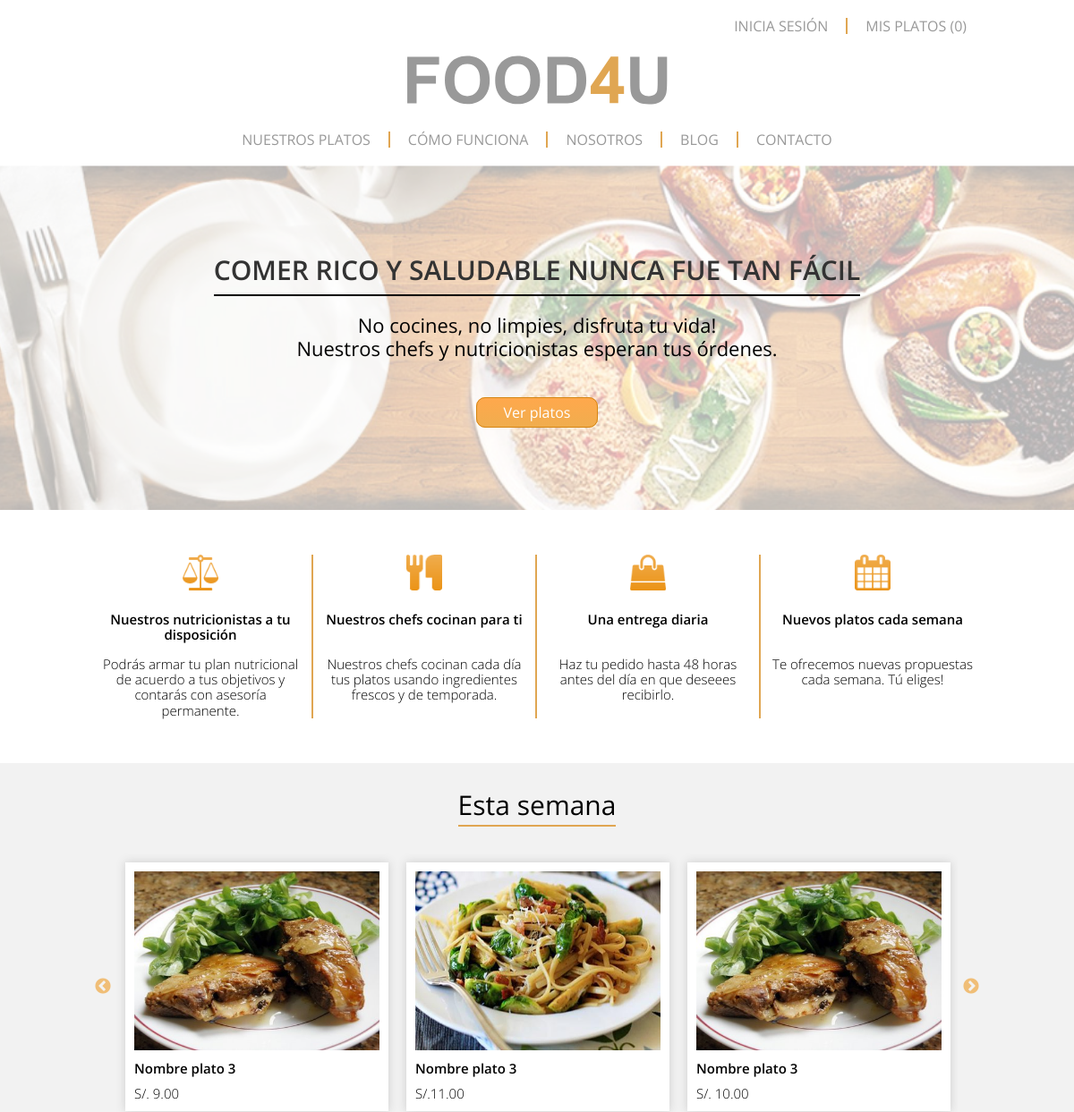
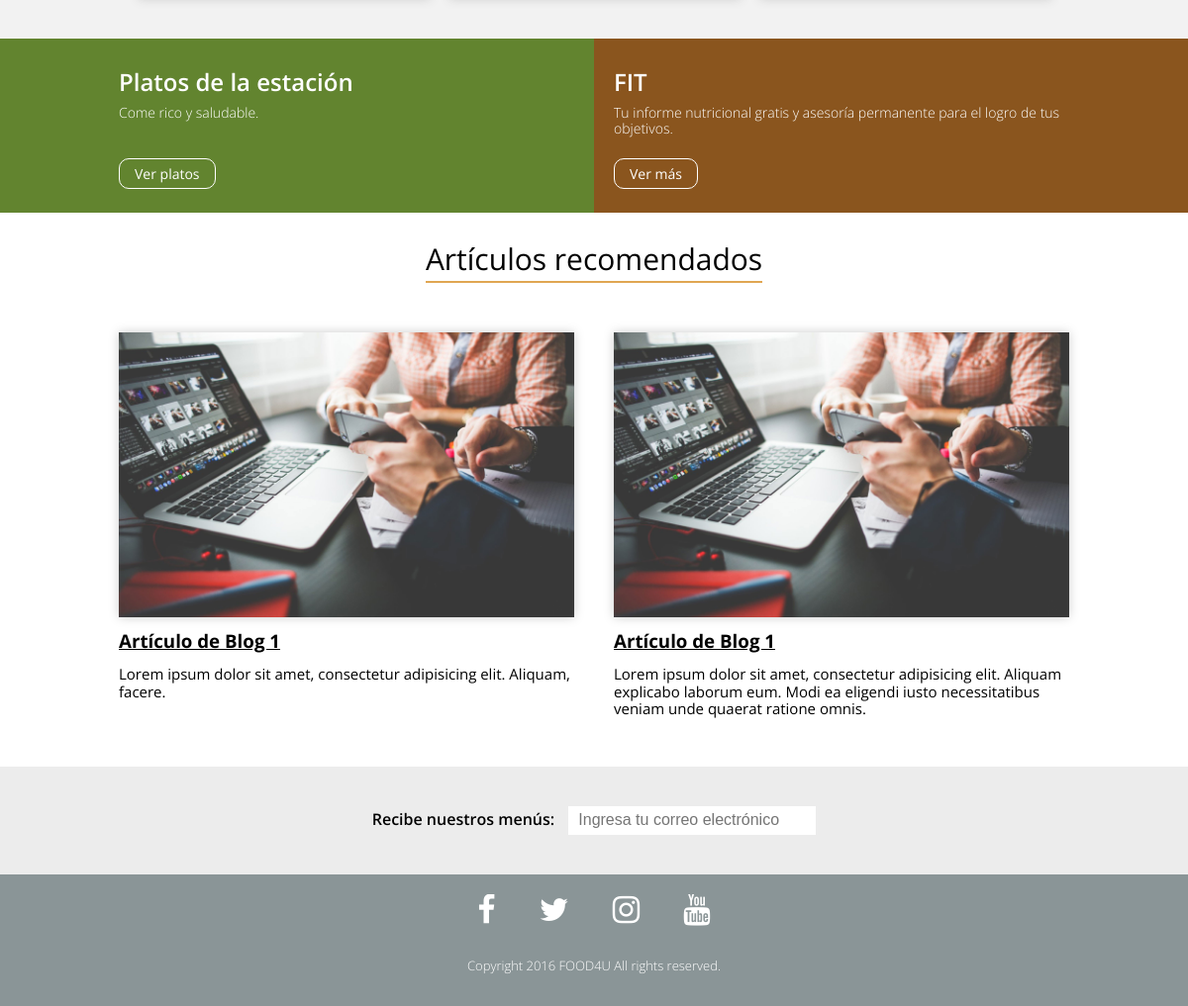
The page / on the database its author committed (2 pictures, top to bottom).
### tables this page shows
CREATE TABLE `page` (
  `idPage` int(11) NOT NULL,
  `name` varchar(45) DEFAULT NULL,
  `url` varchar(45) DEFAULT NULL,
  `position` int(11) DEFAULT NULL,
  `idPageType` int(11) DEFAULT NULL,
  `state` int(11) DEFAULT '1'
);

CREATE TABLE `data` (
  `idData` int(11) NOT NULL,
  `idPage` int(11) DEFAULT NULL,
  `position` int(11) DEFAULT NULL,
  `data` text,
  `idTemplate` int(11) DEFAULT NULL
);

### application/controllers/Inicio.php (called while the page is built, shortened)
<?php
class Inicio extends CI_Controller {
	public function __construct() {
        $this->load->model("plate");
        $this->load->model("UserClient");
        $this->load->model("Gender");
        $this->load->library('cart');
    }
	public function page($url = "inicio") {
		if($this->page->findByUrl($url)):
			$result1 = $this->page->findByUrl($url);
			$result2 = $this->page->findAll();
			$result3 = $this->data->findByPage($url);
			$result4 = $this->plate->findAll();
			$result5 = "";
			$result6 = $this->Gender->findAll();
			$data = array(
				"title" => $result1->name,
				"findAll" => $result2,
				"findByPage" => $result3,
				"findAllPlate" => $result4,
				"userData" => $result5,
				"findAllGender" => $result6
			);
			$this->load->view('page_template_view', $data);
		else:
			$this->load->view('404');
		endif;
	}
}

### index.php (called while the page is built, shortened)
<?php
require_once BASEPATH.'core/CodeIgniter.php';

### application/models/Page.php (called while the page is built, shortened)
<?php
class Page extends CI_Model {
	public function findAll() {
		$this->db->where(array('state' => 1));
		$this->db->order_by("position", "asc");
		return $this->db->get('page');
	}
}

### application/models/Data.php (called while the page is built)
<?php
class Data extends CI_Model {
	public function findByPage($url = "") {
		$this->db->from('data');
		$this->db->join('page', 'page.idPage = data.idPage');
		$this->db->where(array('page.url' => $url));
		$this->db->order_by("data.position", "asc");
		return $this->db->get();
	}
}

### application/views/page_template_view.php (the view, shortened to what this page needs)
<!DOCTYPE html>
<html lang="es">
<head>
	<?php $this->load->view('inc/header_common'); ?>
</head>
<body>
	<?php $this->load->view('inc/header'); ?>
	<div id="ncode">
	<?php
		foreach ($findByPage->result() as $data):
			$ncdata = explode('|', $data->data);
			switch($data->idTemplate):
				case 1:
					echo '<section class="banner">
			            <video poster="' . base_url() . 'assets/images/' . $ncdata[0] . '" loop autoplay muted>
			                <source src="' . base_url() . 'assets/video/' . $ncdata[1] . '" type="video/mp4">
			                Your browser does not support HTML5 video.
			            </video>
			            <div class="banner-content">
			                <div class="container">
			                	<div class="banner-text">
				                    <h2>' . $ncdata[2] . '</h2>
				                    <p>' . $ncdata[3] . ' <br>' . $ncdata[4] . '</p>
				                    <a href="' . $ncdata[6] . '">' . $ncdata[5] . '</a>
			                    </div>
			                </div>
			    	    </div>
			        </section>';
					break;
				case 2:
					echo '
					<div class="container">
						<section class="service">
				            <div class="services">
				                <article>
				                    <img src="' . base_url() . 'assets/images/service01.png" alt="">
				                    <h3>' . $ncdata[0] . '</h3>
				                    <p>' . $ncdata[1] . '</p>
				                </article>
				            </div>
				            <div class="services">
				                <article>
				                    <img src="' . base_url() . 'assets/images/service02.png" alt="">
				                    <h3>' . $ncdata[2] . '</h3>
				                    <p>' . $ncdata[3] . '</p>
				                </article>
				            </div>
				            <div class="services">
				                <article>
				                    <img src="' . base_url() . 'assets/images/service03.png" alt="">
				                    <h3>' . $ncdata[4] . '</h3>
				                    <p>' . $ncdata[5] . '</p>
				                </article>
				            </div>
				            <div class="services">
				                <article>
				                    <img src="' . base_url() . 'assets/images/service04.png" alt="">
				                    <h3>' . $ncdata[6] . '</h3>
				                    <p>' . $ncdata[7] . '</p>
				                </article>
				            </div>
			        	</section>
			        </div>';
					break;
				case 3:
					echo '
			    	<section class="slider">
			        	<div class="container">
			                <h2>' . $ncdata[0] . '</h2>
			                <div class="slides">
			                    <div class="this-week">
			                        <img src="' . base_url() . 'assets/images/this-week01.jpg" alt="">
			                        <h3>Nombre plato 3</h3>
			                        <p>S/. 9.00</p>
			                    </div>
			                    <div class="this-week">
			                        <img src="' . base_url() . 'assets/images/this-week02.jpg" alt="">
			                        <h3>Nombre plato 3</h3>
			                        <p>S/.11.00</p>
			                    </div>
			                    <div class="this-week">
			                        <img src="' . base_url() . 'assets/images/this-week01.jpg" alt="">
			                        <h3>Nombre plato 3</h3>
			                        <p>S/. 10.00</p>
			                    </div>
			                    <div class="this-week">
			                        <img src="' . base_url() . 'assets/images/this-week01.jpg" alt="">
			                        <h3>Nombre plato 4</h3>
			                        <p>S/. 9.00</p>
			                    </div>
			                    <div class="this-week">
			                        <img src="' . base_url() . 'assets/images/this-week01.jpg" alt="">
			                        <h3>Nombre plato 5</h3>
			                        <p>S/. 9.00</p>
			                    </div>
			                </div>
			            </div>
			        </section>';
			        break;
			    case 4:
			        echo '
			        <section class="options">
			            <div class="option">
			                <div class="link-platos">
			                    <div class="content">
			                       <h2>' . $ncdata[0] . '</h2>
			                        <p>' . $ncdata[1] . '</p>
			                        <a href="' . $ncdata[3] . '">' . $ncdata[2] . '</a>
			                    </div>
			                </div>
			                <div class="link-mas">
			                    <div class="content">
			                        <h2>' . $ncdata[4] . '</h2>
			                        <p>' . $ncdata[5] . '</p>
			                        <a href="' . $ncdata[7] . '">' . $ncdata[6] . '</a>
			                    </div>
			                </div>
			            </div>
			        </section>';
			        break;
			    case 5:
			        echo '
			        <section class="articles">
			            <div class="container">
			                <h2>Artículos recomendados</h2>
			                <div class="blog">
				                <article>
				                    <img src="' . base_url() . 'assets/images/article01.jpg" alt="">
				                    <a href="#"><h3>Artículo de Blog 1</h3></a>
				                    <p>Lorem ipsum dolor sit amet, consectetur adipisicing elit. Aliquam, facere.</p>
				                </article>
				                <article>
				                    <img src="' . base_url() . 'assets/images/article01.jpg" alt="">
				                    <a href="#"><h3>Artículo de Blog 1</h3></a>
				                    <p>Lorem ipsum dolor sit amet, consectetur adipisicing elit. Aliquam explicabo laborum eum. Modi ea eligendi iusto necessitatibus veniam unde quaerat ratione omnis.</p>
				                </article>
			                </div>
			            </div>
			        </section>';
			        break;
        	endswitch;
        endforeach;
        ?>
	</div>
	<?php $this->load->view('inc/footer'); ?>
</body>
</html>

### application/views/inc/header_common.php (shortened to what this page needs)
<link rel="stylesheet" href="<?= base_url() ?>assets/slick/slick.css">
<link rel="stylesheet" href="<?= base_url() ?>assets/slick/slick-theme.css">
<link rel="stylesheet" href="<?= base_url() ?>assets/css/font-awesome.min.css">
<link rel="stylesheet" href="<?= base_url() ?>assets/css/normalize.css">
<link rel="stylesheet" href="<?= base_url() ?>assets/css/style.css">

### application/views/inc/header.php (shortened to what this page needs)
<header>
    <div class="container">
        <nav class="menu">
            <?php
            if(!$this->session->has_userdata('user_logged_in') || $this->session->userdata('user_logged_in') == FALSE):
                echo '<a href="#" id="inicia-sesion">Inicia sesión</a>';
            elseif($this->session->has_userdata('user_logged_in') && $this->session->userdata('user_logged_in') == TRUE):
             echo '<a href="' . base_url() . 'perfil">Mi perfíl</a>
                   <a href="' . base_url() . 'logout">Cerrar sesión</a>';
            endif;
            echo '<a href="#">Mis platos (0)</a>'; ?>
        </nav>
        <div class="logo">
            <a href="<?= base_url() ?>"><img src="<?= base_url() ?>assets/images/logo.svg" alt=""></a>
        </div>
        <nav class="submenu">
            <?php foreach ($findAll->result() as $page):
            if($page->idPageType == 2):
                echo '<a href="' . base_url() . $page->url . '">' . $page->name . '</a>';
            endif;
            endforeach; ?>
        </nav>
    </div>
</header>

### application/views/inc/footer.php
<footer>
    <div class="mail">
        <div class="container">
            <form action="">
                <label for="">Recibe nuestros menús:</label>
                <input type="text" placeholder="Ingresa tu correo electrónico">
            </form>
        </div>
    </div>
    <div class="social">
        <div class="container">
            <a href="#"><i class="fa fa-2x fa-facebook" aria-hidden="true"></i></a>
            <a href="#"><i class="fa fa-2x fa-twitter" aria-hidden="true"></i></a>
            <a href="#"><i class="fa fa-2x fa-instagram" aria-hidden="true"></i></a>
            <a href="#"><i class="fa fa-2x fa-youtube" aria-hidden="true"></i></a>
        </div>
    </div>
    <div class="copyright">
        <div class="container">
            <h3>Copyright 2016 FOOD4U All rights reserved.</h3>
        </div>
    </div>
</footer>

### rows shown on the page
page: name "NUESTROS PLATOS"
page: name "CÓMO FUNCIONA"
page: name "NOSOTROS"
page: name "BLOG"
page: name "CONTACTO"
data: data "COMER RICO Y SALUDABLE NUNCA FUE TAN FÁCIL", data "No cocines, no limpies, disfruta tu vida!", data "Nuestros chefs y nutricionistas esperan tus órdenes.", data "Ver platos"
data: data "Nuestros nutricionistas a tu disposición", data "Podrás armar tu plan nutricional de acuerdo a tus objetivos y contarás con asesoría permanente.", data "Nuestros chefs cocinan para ti", data "Nuestros chefs cocinan cada día tus platos usando ingredientes frescos y de temporada.", data "Una entrega diaria", data "Haz tu pedido hasta 48 horas antes del día en que deseees recibirlo.", data "Nuevos platos cada semana", data "Te ofrecemos nuevas propuestas cada semana. Tú eliges!"
data: data "Esta semana"
data: data "Platos de la estación", data "Come rico y saludable.", data "Ver platos", data "FIT", data "Tu informe nutricional gratis y asesoría permanente para el logro de tus objetivos.", data "Ver más"
